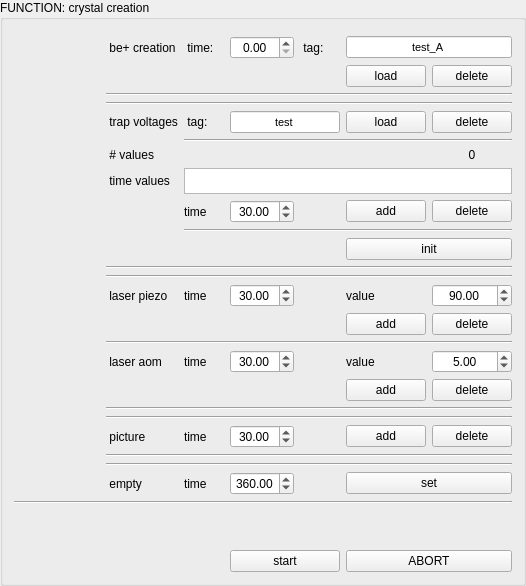
           <widget class="QGroupBox" name="groupBox_5">
            <property name="title">
             <string>FUNCTION: crystal creation</string>
            </property>
            <layout class="QVBoxLayout" name="verticalLayout_18">
             <item>
              <layout class="QGridLayout" name="gridLayout_19">
               <item row="17" column="7">
                <widget class="QDoubleSpinBox" name="doubleSpinBox_aom_seq_01">
                 <property name="alignment">
                  <set>Qt::AlignCenter</set>
                 </property>
                 <property name="value">
                  <double>5.000000000000000</double>
                 </property>
                </widget>
               </item>
               <item row="14" column="6">
                <widget class="QLabel" name="label_100">
                 <property name="text">
                  <string>value</string>
                 </property>
                </widget>
               </item>
               <item row="8" column="3" colspan="5">
                <widget class="QTextBrowser" name="textBrowser_trap_voltages_seq_01">
                 <property name="sizePolicy">
                  <sizepolicy hsizetype="Maximum" vsizetype="Maximum">
                   <horstretch>0</horstretch>
                   <verstretch>0</verstretch>
                  </sizepolicy>
                 </property>
                 <property name="maximumSize">
                  <size>
                   <width>700</width>
                   <height>26</height>
                  </size>
                 </property>
                 <property name="font">
                  <font>
                   <pointsize>8</pointsize>
                  </font>
                 </property>
                </widget>
               </item>
               <item row="14" column="4">
                <widget class="QDoubleSpinBox" name="doubleSpinBox_piezo_seq_01_time">
                 <property name="alignment">
                  <set>Qt::AlignCenter</set>
                 </property>
                 <property name="maximum">
                  <double>999.000000000000000</double>
                 </property>
                 <property name="value">
                  <double>30.000000000000000</double>
                 </property>
                </widget>
               </item>
               <item row="21" column="3">
                <widget class="QLabel" name="label_109">
                 <property name="text">
                  <string>time</string>
                 </property>
                </widget>
               </item>
               <item row="17" column="6">
                <widget class="QLabel" name="label_103">
                 <property name="text">
                  <string>value</string>
                 </property>
                </widget>
               </item>
               <item row="14" column="7">
                <widget class="QDoubleSpinBox" name="doubleSpinBox_piezo_seq_01">
                 <property name="alignment">
                  <set>Qt::AlignCenter</set>
                 </property>
                 <property name="maximum">
                  <double>150.000000000000000</double>
                 </property>
                 <property name="value">
                  <double>90.000000000000000</double>
                 </property>
                </widget>
               </item>
               <item row="9" column="4">
                <widget class="QDoubleSpinBox" name="doubleSpinBox_trap_voltages_time_seq_01">
                 <property name="alignment">
                  <set>Qt::AlignCenter</set>
                 </property>
                 <property name="maximum">
                  <double>999.000000000000000</double>
                 </property>
                 <property name="value">
                  <double>30.000000000000000</double>
                 </property>
                </widget>
               </item>
               <item row="7" column="2">
                <widget class="QLabel" name="label_92">
                 <property name="text">
                  <string> # values</string>
                 </property>
                </widget>
               </item>
               <item row="17" column="3">
                <widget class="QLabel" name="label_107">
                 <property name="text">
                  <string>time</string>
                 </property>
                </widget>
               </item>
               <item row="1" column="2">
                <widget class="QLabel" name="label_85">
                 <property name="text">
                  <string> be+ creation</string>
                 </property>
                </widget>
               </item>
               <item row="9" column="3">
                <widget class="QLabel" name="label_93">
                 <property name="text">
                  <string>time</string>
                 </property>
                </widget>
               </item>
               <item row="14" column="3">
                <widget class="QLabel" name="label_102">
                 <property name="text">
                  <string>time</string>
                 </property>
                </widget>
               </item>
               <item row="13" column="2" colspan="6">
                <widget class="Line" name="line_49">
                 <property name="orientation">
                  <enum>Qt::Horizontal</enum>
                 </property>
                </widget>
               </item>
               <item row="24" column="2">
                <widget class="QLabel" name="label_113">
                 <property name="text">
                  <string> empty</string>
                 </property>
                </widget>
               </item>
               <item row="21" column="7">
                <widget class="QPushButton" name="pushButton_pic_seq_01_delete">
                 <property name="text">
                  <string>delete</string>
                 </property>
                </widget>
               </item>
               <item row="21" column="6">
                <widget class="QPushButton" name="pushButton_pic_seq_01_add">
                 <property name="text">
                  <string>add</string>
                 </property>
                </widget>
               </item>
               <item row="22" column="2" colspan="6">
                <widget class="Line" name="line_44">
                 <property name="orientation">
                  <enum>Qt::Horizontal</enum>
                 </property>
                </widget>
               </item>
               <item row="23" column="2" colspan="6">
                <widget class="Line" name="line_51">
                 <property name="orientation">
                  <enum>Qt::Horizontal</enum>
                 </property>
                </widget>
               </item>
               <item row="2" column="6">
                <widget class="QPushButton" name="pushButton_be_creation_time_seq_01_load">
                 <property name="text">
                  <string>load</string>
                 </property>
                </widget>
               </item>
               <item row="19" column="2" colspan="6">
                <widget class="Line" name="line_43">
                 <property name="orientation">
                  <enum>Qt::Horizontal</enum>
                 </property>
                </widget>
               </item>
               <item row="16" column="2" colspan="6">
                <widget class="Line" name="line_42">
                 <property name="orientation">
                  <enum>Qt::Horizontal</enum>
                 </property>
                </widget>
               </item>
               <item row="0" column="1">
                <spacer name="horizontalSpacer_64">
                 <property name="orientation">
                  <enum>Qt::Horizontal</enum>
                 </property>
                 <property name="sizeHint" stdset="0">
                  <size>
                   <width>40</width>
                   <height>5</height>
                  </size>
                 </property>
                </spacer>
               </item>
               <item row="0" column="6">
                <spacer name="horizontalSpacer_71">
                 <property name="orientation">
                  <enum>Qt::Horizontal</enum>
                 </property>
                 <property name="sizeHint" stdset="0">
                  <size>
                   <width>40</width>
                   <height>5</height>
                  </size>
                 </property>
                </spacer>
               </item>
               <item row="21" column="2">
                <widget class="QLabel" name="label_111">
                 <property name="text">
                  <string> picture</string>
                 </property>
                </widget>
               </item>
               <item row="27" column="6" colspan="2">
                <widget class="QPushButton" name="pushButton_19">
                 <property name="text">
                  <string>ABORT</string>
                 </property>
                </widget>
               </item>
               <item row="0" column="7">
                <spacer name="horizontalSpacer_66">
                 <property name="orientation">
                  <enum>Qt::Horizontal</enum>
                 </property>
                 <property name="sizeHint" stdset="0">
                  <size>
                   <width>40</width>
                   <height>5</height>
                  </size>
                 </property>
                </spacer>
               </item>
               <item row="0" column="5">
                <spacer name="horizontalSpacer_65">
                 <property name="orientation">
                  <enum>Qt::Horizontal</enum>
                 </property>
                 <property name="sizeHint" stdset="0">
                  <size>
                   <width>40</width>
                   <height>5</height>
                  </size>
                 </property>
                </spacer>
               </item>
               <item row="0" column="3">
                <spacer name="horizontalSpacer_63">
                 <property name="orientation">
                  <enum>Qt::Horizontal</enum>
                 </property>
                 <property name="sizeHint" stdset="0">
                  <size>
                   <width>40</width>
                   <height>5</height>
                  </size>
                 </property>
                </spacer>
               </item>
               <item row="27" column="4" colspan="2">
                <widget class="QPushButton" name="pushButton_18">
                 <property name="text">
                  <string>start</string>
                 </property>
                </widget>
               </item>
               <item row="0" column="4">
                <spacer name="horizontalSpacer_69">
                 <property name="orientation">
                  <enum>Qt::Horizontal</enum>
                 </property>
                 <property name="sizeHint" stdset="0">
                  <size>
                   <width>40</width>
                   <height>5</height>
                  </size>
                 </property>
                </spacer>
               </item>
               <item row="0" column="2">
                <spacer name="horizontalSpacer_70">
                 <property name="orientation">
                  <enum>Qt::Horizontal</enum>
                 </property>
                 <property name="sizeHint" stdset="0">
                  <size>
                   <width>40</width>
                   <height>5</height>
                  </size>
                 </property>
                </spacer>
               </item>
               <item row="9" column="7">
                <widget class="QPushButton" name="pushButton_trap_voltages_time_seq_01_delete">
                 <property name="text">
                  <string>delete</string>
                 </property>
                </widget>
               </item>
               <item row="9" column="6">
                <widget class="QPushButton" name="pushButton_trap_voltages_time_seq_01_add">
                 <property name="text">
                  <string>add</string>
                 </property>
                </widget>
               </item>
               <item row="12" column="2" colspan="6">
                <widget class="Line" name="line_41">
                 <property name="orientation">
                  <enum>Qt::Horizontal</enum>
                 </property>
                </widget>
               </item>
               <item row="24" column="3">
                <widget class="QLabel" name="label_115">
                 <property name="text">
                  <string>time</string>
                 </property>
                </widget>
               </item>
               <item row="8" column="2">
                <widget class="QLabel" name="label_94">
                 <property name="text">
                  <string> time values</string>
                 </property>
                </widget>
               </item>
               <item row="2" column="7">
                <widget class="QPushButton" name="pushButton_be_creation_time_seq_01_delete">
                 <property name="text">
                  <string>delete</string>
                 </property>
                </widget>
               </item>
               <item row="18" column="7">
                <widget class="QPushButton" name="pushButton_aom_seq_01_delete">
                 <property name="text">
                  <string>delete</string>
                 </property>
                </widget>
               </item>
               <item row="11" column="6" colspan="2">
                <widget class="QPushButton" name="pushButton_trap_voltages_init_seq_01">
                 <property name="text">
                  <string>init</string>
                 </property>
                </widget>
               </item>
               <item row="14" column="2">
                <widget class="QLabel" name="label_101">
                 <property name="text">
                  <string> laser piezo</string>
                 </property>
                </widget>
               </item>
               <item row="15" column="6">
                <widget class="QPushButton" name="pushButton_piezo_seq_01_add">
                 <property name="text">
                  <string>add</string>
                 </property>
                </widget>
               </item>
               <item row="3" column="2" colspan="6">
                <widget class="Line" name="line_40">
                 <property name="orientation">
                  <enum>Qt::Horizontal</enum>
                 </property>
                </widget>
               </item>
               <item row="20" column="2" colspan="6">
                <widget class="Line" name="line_50">
                 <property name="orientation">
                  <enum>Qt::Horizontal</enum>
                 </property>
                </widget>
               </item>
               <item row="17" column="2">
                <widget class="QLabel" name="label_105">
                 <property name="text">
                  <string> laser aom</string>
                 </property>
                </widget>
               </item>
               <item row="15" column="7">
                <widget class="QPushButton" name="pushButton_piezo_seq_01_delete">
                 <property name="text">
                  <string>delete</string>
                 </property>
                </widget>
               </item>
               <item row="4" column="2" colspan="6">
                <widget class="Line" name="line_46">
                 <property name="orientation">
                  <enum>Qt::Horizontal</enum>
                 </property>
                </widget>
               </item>
               <item row="24" column="4">
                <widget class="QDoubleSpinBox" name="doubleSpinBox_empty_seq_01_time">
                 <property name="alignment">
                  <set>Qt::AlignCenter</set>
                 </property>
                 <property name="maximum">
                  <double>999.000000000000000</double>
                 </property>
                 <property name="value">
                  <double>360.000000000000000</double>
                 </property>
                </widget>
               </item>
               <item row="21" column="4">
                <widget class="QDoubleSpinBox" name="doubleSpinBox_pic_seq_01_time">
                 <property name="alignment">
                  <set>Qt::AlignCenter</set>
                 </property>
                 <property name="maximum">
                  <double>999.000000000000000</double>
                 </property>
                 <property name="value">
                  <double>30.000000000000000</double>
                 </property>
                </widget>
               </item>
               <item row="18" column="6">
                <widget class="QPushButton" name="pushButton_aom_seq_01_add">
                 <property name="text">
                  <string>add</string>
                 </property>
                </widget>
               </item>
               <item row="6" column="3" colspan="5">
                <widget class="Line" name="line_47">
                 <property name="orientation">
                  <enum>Qt::Horizontal</enum>
                 </property>
                </widget>
               </item>
               <item row="5" column="2">
                <widget class="QLabel" name="label_87">
                 <property name="text">
                  <string> trap voltages</string>
                 </property>
                </widget>
               </item>
               <item row="7" column="7">
                <widget class="QLabel" name="label_trap_voltages_n_seq_01">
                 <property name="text">
                  <string>0</string>
                 </property>
                 <property name="alignment">
                  <set>Qt::AlignCenter</set>
                 </property>
                </widget>
               </item>
               <item row="24" column="6" colspan="2">
                <widget class="QPushButton" name="pushButton_empty_seq_01_set">
                 <property name="text">
                  <string>set</string>
                 </property>
                </widget>
               </item>
               <item row="17" column="4">
                <widget class="QDoubleSpinBox" name="doubleSpinBox_aom_seq_01_time">
                 <property name="alignment">
                  <set>Qt::AlignCenter</set>
                 </property>
                 <property name="maximum">
                  <double>999.000000000000000</double>
                 </property>
                 <property name="value">
                  <double>30.000000000000000</double>
                 </property>
                </widget>
               </item>
               <item row="10" column="3" colspan="5">
                <widget class="Line" name="line_52">
                 <property name="orientation">
                  <enum>Qt::Horizontal</enum>
                 </property>
                </widget>
               </item>
               <item row="1" column="6" colspan="2">
                <widget class="QLineEdit" name="lineEdit_be_creation_seq_01">
                 <property name="font">
                  <font>
                   <pointsize>8</pointsize>
                  </font>
                 </property>
                 <property name="text">
                  <string>test_A</string>
                 </property>
                 <property name="alignment">
                  <set>Qt::AlignCenter</set>
                 </property>
                </widget>
               </item>
               <item row="5" column="4" colspan="2">
                <widget class="QLineEdit" name="lineEdit_trap_voltages_seq_01">
                 <property name="font">
                  <font>
                   <pointsize>8</pointsize>
                  </font>
                 </property>
                 <property name="text">
                  <string>test</string>
                 </property>
                 <property name="alignment">
                  <set>Qt::AlignCenter</set>
                 </property>
                </widget>
               </item>
               <item row="5" column="6">
                <widget class="QPushButton" name="pushButton_trap_voltages_seq_01_load">
                 <property name="text">
                  <string>load</string>
                 </property>
                </widget>
               </item>
               <item row="5" column="3">
                <widget class="QLabel" name="label_123">
                 <property name="text">
                  <string> tag: </string>
                 </property>
                </widget>
               </item>
               <item row="5" column="7">
                <widget class="QPushButton" name="pushButton_trap_voltages_seq_01_delete">
                 <property name="text">
                  <string>delete</string>
                 </property>
                </widget>
               </item>
               <item row="1" column="0" rowspan="24" colspan="2">
                <layout class="QVBoxLayout" name="verticalLayout_seq_01"/>
               </item>
               <item row="0" column="0">
                <spacer name="horizontalSpacer_9">
                 <property name="orientation">
                  <enum>Qt::Horizontal</enum>
                 </property>
                 <property name="sizeHint" stdset="0">
                  <size>
                   <width>40</width>
                   <height>5</height>
                  </size>
                 </property>
                </spacer>
               </item>
               <item row="25" column="0" colspan="8">
                <widget class="Line" name="line_45">
                 <property name="orientation">
                  <enum>Qt::Horizontal</enum>
                 </property>
                </widget>
               </item>
               <item row="1" column="5">
                <widget class="QLabel" name="label_122">
                 <property name="text">
                  <string> tag: </string>
                 </property>
                </widget>
               </item>
               <item row="1" column="4">
                <widget class="QDoubleSpinBox" name="doubleSpinBox_be_creation_time_seq_01">
                 <property name="alignment">
                  <set>Qt::AlignCenter</set>
                 </property>
                 <property name="maximum">
                  <double>999.000000000000000</double>
                 </property>
                </widget>
               </item>
               <item row="1" column="3">
                <widget class="QLabel" name="label_95">
                 <property name="text">
                  <string> time: </string>
                 </property>
                </widget>
               </item>
               <item row="26" column="6">
                <spacer name="verticalSpacer_23">
                 <property name="orientation">
                  <enum>Qt::Vertical</enum>
                 </property>
                 <property name="sizeHint" stdset="0">
                  <size>
                   <width>20</width>
                   <height>40</height>
                  </size>
                 </property>
                </spacer>
               </item>
              </layout>
             </item>
            </layout>
           </widget>
